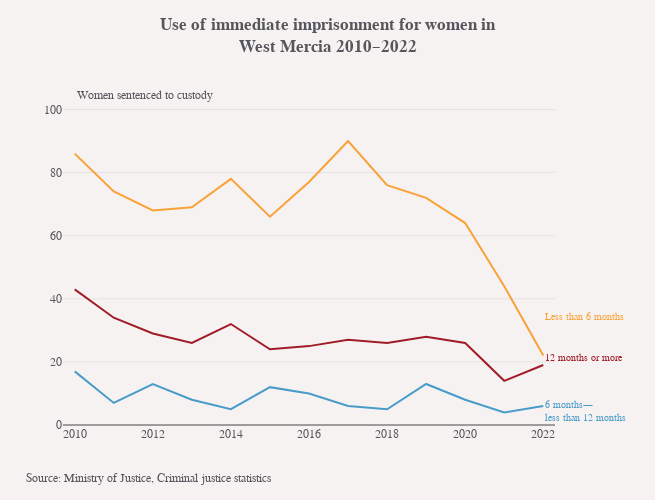

The notebook cell saved with this chart:
### Code cell
west_mercia = SentenceLengthChart("West Mercia", labelIDX=2, adjust=32)
west_mercia.outputChart()

### Figure 1 — Plotly figure (JSON) as saved in the notebook; plotly's stock layout.template omitted (floating-point values rounded to 4 significant figures)
{"data": [{"hovertemplate": "%{y}<extra></extra>", "meta": "West Mercia", "mode": "lines", "name": "12 months or more", "type": "scatter", "x": [2010, 2011, 2012, 2013, 2014, 2015, 2016, 2017, 2018, 2019, 2020, 2021, 2022], "y": [43, 34, 29, 26, 32, 24, 25, 27, 26, 28, 26, 14, 19]}, {"hovertemplate": "%{y}<extra></extra>", "meta": "West Mercia", "mode": "lines", "name": "6 months—<br>less than 12 months", "type": "scatter", "x": [2010, 2011, 2012, 2013, 2014, 2015, 2016, 2017, 2018, 2019, 2020, 2021, 2022], "y": [17, 7, 13, 8, 5, 12, 10, 6, 5, 13, 8, 4, 6]}, {"hovertemplate": "%{y}<extra></extra>", "meta": "West Mercia", "mode": "lines", "name": "Less than 6 months", "type": "scatter", "x": [2010, 2011, 2012, 2013, 2014, 2015, 2016, 2017, 2018, 2019, 2020, 2021, 2022], "y": [86, 74, 68, 69, 78, 66, 77, 90, 76, 72, 64, 44, 22]}], "layout": {"annotations": [{"align": "left", "font": {"color": "#A01D28", "size": 10}, "showarrow": false, "text": "12 months or more", "x": 2022, "xanchor": "left", "xref": "x", "y": 19, "yanchor": "bottom", "yref": "y"}, {"align": "left", "font": {"color": "#499CC9", "size": 10}, "showarrow": false, "text": "6 months—<br>less than 12 months", "x": 2022, "xanchor": "left", "xref": "x", "y": 0, "yanchor": "bottom", "yref": "y"}, {"align": "left", "font": {"color": "#F9A237", "size": 10}, "showarrow": false, "text": "Less than 6 months", "x": 2022, "xanchor": "left", "xref": "x", "y": 32, "yanchor": "bottom", "yref": "y"}, {"align": "left", "font": {"size": 12}, "showarrow": false, "text": "Source: Ministry of Justice, Criminal justice statistics", "x": -0.08, "xref": "paper", "y": -0.19, "yref": "paper"}, {"align": "left", "font": {"size": 12}, "showarrow": false, "text": "Women sentenced to custody", "x": 2010, "xanchor": "left", "xref": "x", "y": 1.04, "yref": "paper"}], "height": 500, "hovermode": "x", "margin": {"b": 75, "l": 63, "r": 100}, "title": {"text": "<b>Use of immediate imprisonment for women in<br>West Mercia 2010–2022</b>"}, "width": 655, "xaxis": {"dtick": 2, "range": [2010.0, 2022.0], "tick0": 2010}, "yaxis": {"range": [0, 103], "tick0": 0, "tickformat": ",.0f", "title": {"text": ""}}}}
